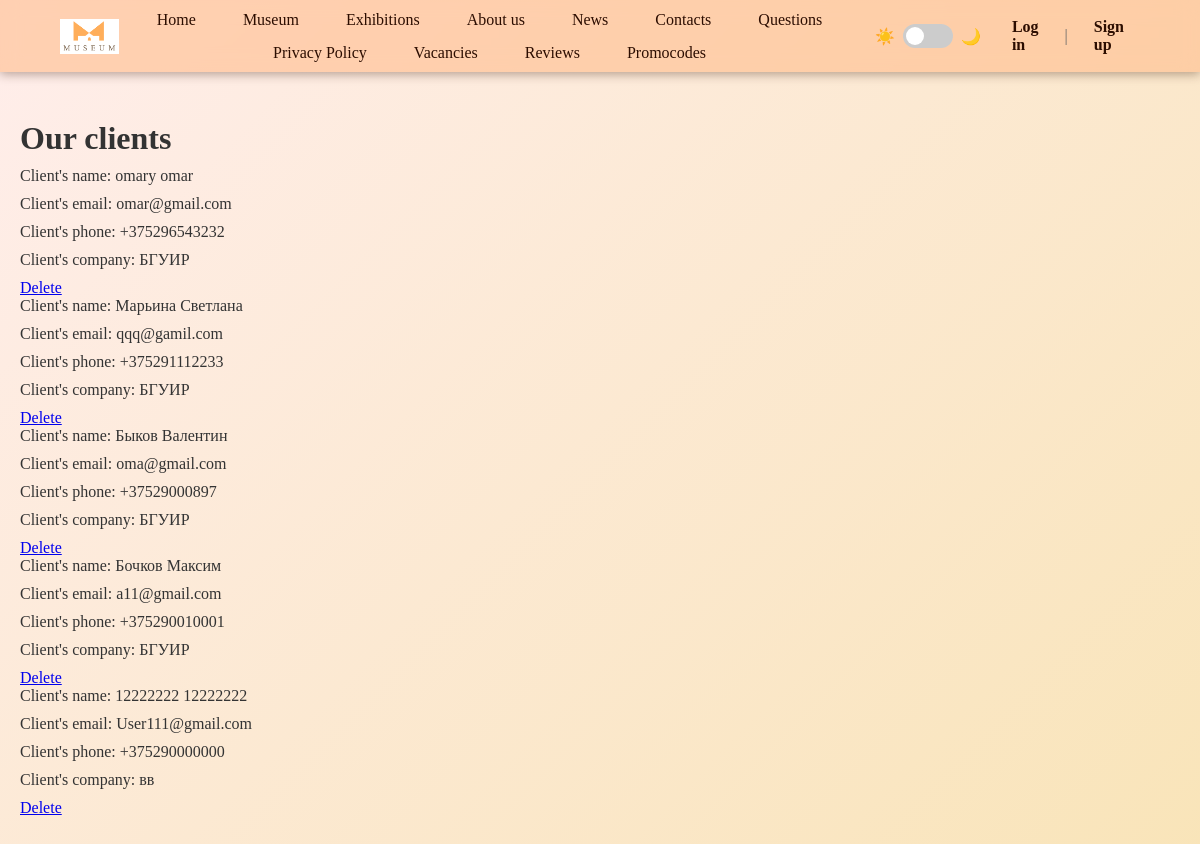
/clients/, run on the app's committed database.
### museum/models.py (models this page shows, shortened)
class Client(models.Model):
    user = models.OneToOneField('museum.CustomUser', on_delete=models.CASCADE, null=True, blank=True)
    company_name = models.CharField(max_length=255, null=True)

class CustomUser(AbstractUser):
    date_of_birth = models.DateField(blank=True, null=True)
    email = models.EmailField(unique=True)
    telephone = models.CharField(max_length=13, null=True, default='+375290000000')
    def get_absolute_url_for_delete(self):
        return reverse('delete_user', kwargs={'pk': self.pk})
    class Meta:
        verbose_name = 'CustomUser'
        verbose_name_plural = 'CustomUsers'

### museum/views.py (the view)
# urls.py: re_path(r'^clients/$', views.ClientsView.as_view(), name='clients'),
class ClientsView(View):
    template_name = "clients.html"
    def get(self, request):
        context = {'clients': models.Client.objects.all()}
        return render(request, self.template_name, context)

### templates/clients.html
{% extends 'layout.html' %}
{% block content %}
    <h1>Our clients</h1>
    {% for client in clients %}
        <div>
            <p>Client's name: {{ client.user.last_name }} {{ client.user.first_name }}</p>
            <p>Client's email: {{ client.user.email }}</p>
            <p>Client's phone: {{ client.user.telephone }}</p>
            <p>Client's company: {{ client.company_name }}</p>
            <a href="{{ client.user.get_absolute_url_for_delete }}">Delete</a>
        </div>
    {% endfor %}
{% endblock %}

### static/css/style.css (style rules this page uses)
:root { --bg-color: #ffffff; --text-color: #333333; --header-bg: rgba(255, 188, 140, 0.598); --card-bg: #ffffff; --border-color: #dee2e6; --primary-color: #007bff; --hover-color: #0056b3; --nav-bg: #343a40; --nav-text: #2c0d00; --nav-hover: #f9ba73b1; --main-bg: linear-gradient(135deg, #ffebe8dd 0%, #f7dda5c9 100%); }
body { background: var(--main-bg); color: var(--text-color); transition: background-color 0.3s ease, color 0.3s ease; }
* { box-sizing: border-box; margin: 0; padding: 0; }
html, body { height: 100%; }
body { font-family: Georgia, serif; overflow: auto; }
html, body { margin: 0; padding: 0; min-height: 100vh; background-attachment: fixed; background-size: cover; }
h1, h2, h3, h4, h5 { margin: 20px 0 10px 0; font-weight: bold; }
p { margin-bottom: 10px; }

### data on the page
Client: user.last_name "omary", user.first_name "omar", user.email "omar@gmail.com", user.telephone "+375296543232", company_name "БГУИР"
Client: user.last_name "Марьина", user.first_name "Светлана", user.email "qqq@gamil.com", user.telephone "+375291112233", company_name "БГУИР"
Client: user.last_name "Быков", user.first_name "Валентин", user.email "oma@gmail.com", user.telephone "+37529000897", company_name "БГУИР"
Client: user.last_name "Бочков", user.first_name "Максим", user.email "a11@gmail.com", user.telephone "+375290010001", company_name "БГУИР"
Client: user.last_name "12222222", user.first_name "12222222", user.email "User111@gmail.com", user.telephone "+375290000000", company_name "вв"
